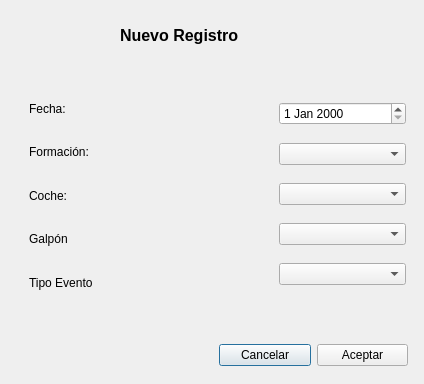
<?xml version="1.0" encoding="UTF-8"?>
<ui version="4.0">
 <class>NuevoEvento</class>
 <widget class="QDialog" name="NuevoEvento">
  <property name="geometry">
   <rect>
    <x>0</x>
    <y>0</y>
    <width>424</width>
    <height>384</height>
   </rect>
  </property>
  <property name="windowTitle">
   <string>Dialog</string>
  </property>
  <widget class="QLabel" name="label_7">
   <property name="geometry">
    <rect>
     <x>120</x>
     <y>20</y>
     <width>261</width>
     <height>31</height>
    </rect>
   </property>
   <property name="font">
    <font>
     <pointsize>12</pointsize>
     <bold>true</bold>
    </font>
   </property>
   <property name="text">
    <string>Nuevo Registro</string>
   </property>
  </widget>
  <widget class="QWidget" name="layoutWidget">
   <property name="geometry">
    <rect>
     <x>219</x>
     <y>340</y>
     <width>189</width>
     <height>31</height>
    </rect>
   </property>
   <layout class="QHBoxLayout" name="horizontalLayout">
    <item>
     <widget class="QPushButton" name="pushButtonNO">
      <property name="text">
       <string>Cancelar</string>
      </property>
     </widget>
    </item>
    <item>
     <widget class="QPushButton" name="pushButtonOK">
      <property name="text">
       <string>Aceptar</string>
      </property>
     </widget>
    </item>
   </layout>
  </widget>
  <widget class="QWidget" name="layoutWidget">
   <property name="geometry">
    <rect>
     <x>29</x>
     <y>90</y>
     <width>119</width>
     <height>211</height>
    </rect>
   </property>
   <layout class="QVBoxLayout" name="verticalLayout">
    <item>
     <widget class="QLabel" name="label">
      <property name="text">
       <string>Fecha:</string>
      </property>
     </widget>
    </item>
    <item>
     <widget class="QLabel" name="label_2">
      <property name="text">
       <string>Formación:</string>
      </property>
     </widget>
    </item>
    <item>
     <widget class="QLabel" name="label_3">
      <property name="text">
       <string>Coche:</string>
      </property>
     </widget>
    </item>
    <item>
     <widget class="QLabel" name="label_4">
      <property name="text">
       <string>Galpón</string>
      </property>
     </widget>
    </item>
    <item>
     <widget class="QLabel" name="label_5">
      <property name="text">
       <string>Tipo Evento</string>
      </property>
     </widget>
    </item>
   </layout>
  </widget>
  <widget class="QWidget" name="layoutWidget">
   <property name="geometry">
    <rect>
     <x>279</x>
     <y>90</y>
     <width>127</width>
     <height>211</height>
    </rect>
   </property>
   <layout class="QVBoxLayout" name="verticalLayout_2">
    <item>
     <widget class="QDateEdit" name="dateEdit"/>
    </item>
    <item>
     <widget class="QComboBox" name="comboBoxFormacion"/>
    </item>
    <item>
     <widget class="QComboBox" name="comboBoxCoche"/>
    </item>
    <item>
     <widget class="QComboBox" name="comboBoxGalpon"/>
    </item>
    <item>
     <widget class="QComboBox" name="comboBoxTipoEvento"/>
    </item>
   </layout>
  </widget>
  <widget class="QWidget" name="layoutWidget">
   <property name="geometry">
    <rect>
     <x>180</x>
     <y>90</y>
     <width>91</width>
     <height>211</height>
    </rect>
   </property>
   <layout class="QVBoxLayout" name="verticalLayout_3">
    <item>
     <spacer name="horizontalSpacer">
      <property name="orientation">
       <enum>Qt::Orientation::Horizontal</enum>
      </property>
      <property name="sizeHint" stdset="0">
       <size>
        <width>40</width>
        <height>20</height>
       </size>
      </property>
     </spacer>
    </item>
    <item>
     <spacer name="horizontalSpacer_2">
      <property name="orientation">
       <enum>Qt::Orientation::Horizontal</enum>
      </property>
      <property name="sizeHint" stdset="0">
       <size>
        <width>40</width>
        <height>20</height>
       </size>
      </property>
     </spacer>
    </item>
   </layout>
  </widget>
 </widget>
 <resources/>
 <connections/>
</ui>
